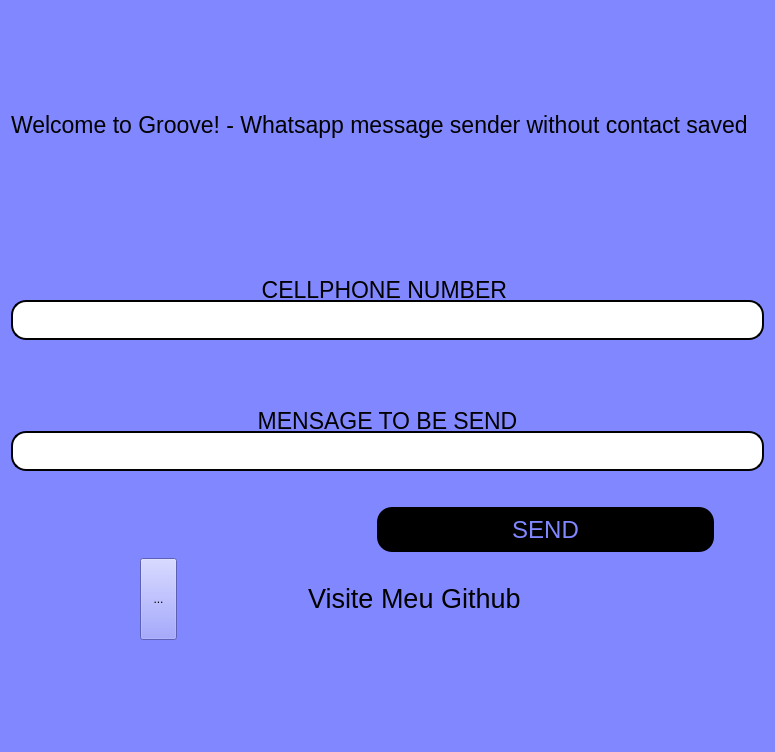
<?xml version="1.0" encoding="UTF-8"?>
<ui version="4.0">
 <class>Login</class>
 <widget class="QDialog" name="Login">
  <property name="geometry">
   <rect>
    <x>0</x>
    <y>0</y>
    <width>775</width>
    <height>752</height>
   </rect>
  </property>
  <property name="minimumSize">
   <size>
    <width>775</width>
    <height>752</height>
   </size>
  </property>
  <property name="maximumSize">
   <size>
    <width>1456</width>
    <height>752</height>
   </size>
  </property>
  <property name="windowTitle">
   <string>Dialog</string>
  </property>
  <property name="styleSheet">
   <string notr="true">background-color: rgb(129, 135, 255);</string>
  </property>
  <layout class="QVBoxLayout" name="verticalLayout_3">
   <item>
    <widget class="QLabel" name="label">
     <property name="maximumSize">
      <size>
       <width>16777215</width>
       <height>30</height>
      </size>
     </property>
     <property name="font">
      <font>
       <pointsize>17</pointsize>
      </font>
     </property>
     <property name="text">
      <string>Welcome to Groove! - Whatsapp message sender without contact saved</string>
     </property>
    </widget>
   </item>
   <item>
    <layout class="QVBoxLayout" name="verticalLayout">
     <item>
      <layout class="QVBoxLayout" name="verticalLayout_2">
       <property name="spacing">
        <number>0</number>
       </property>
       <property name="topMargin">
        <number>30</number>
       </property>
       <property name="bottomMargin">
        <number>30</number>
       </property>
       <item>
        <widget class="QLabel" name="label_7">
         <property name="maximumSize">
          <size>
           <width>16777215</width>
           <height>25</height>
          </size>
         </property>
         <property name="font">
          <font>
           <pointsize>17</pointsize>
          </font>
         </property>
         <property name="styleSheet">
          <string notr="true">padding-top:5px;</string>
         </property>
         <property name="text">
          <string>CELLPHONE NUMBER </string>
         </property>
         <property name="alignment">
          <set>Qt::AlignCenter</set>
         </property>
        </widget>
       </item>
       <item>
        <widget class="QLineEdit" name="cellphone_number">
         <property name="minimumSize">
          <size>
           <width>72</width>
           <height>0</height>
          </size>
         </property>
         <property name="maximumSize">
          <size>
           <width>1920</width>
           <height>40</height>
          </size>
         </property>
         <property name="styleSheet">
          <string notr="true">background-color: rgb(255, 255, 255);
border-radius: 15px;
border-style: outset;
border-width: 2px;</string>
         </property>
         <property name="inputMethodHints">
          <set>Qt::ImhNone</set>
         </property>
         <property name="text">
          <string/>
         </property>
        </widget>
       </item>
      </layout>
     </item>
     <item>
      <layout class="QVBoxLayout" name="verticalLayout_4">
       <property name="spacing">
        <number>0</number>
       </property>
       <property name="topMargin">
        <number>30</number>
       </property>
       <property name="bottomMargin">
        <number>30</number>
       </property>
       <item>
        <widget class="QLabel" name="label_6">
         <property name="maximumSize">
          <size>
           <width>16777215</width>
           <height>25</height>
          </size>
         </property>
         <property name="font">
          <font>
           <pointsize>17</pointsize>
          </font>
         </property>
         <property name="styleSheet">
          <string notr="true">padding-top:5px;
</string>
         </property>
         <property name="text">
          <string>MENSAGE TO BE SEND</string>
         </property>
         <property name="alignment">
          <set>Qt::AlignCenter</set>
         </property>
        </widget>
       </item>
       <item>
        <widget class="QLineEdit" name="mensage">
         <property name="sizePolicy">
          <sizepolicy hsizetype="Expanding" vsizetype="Fixed">
           <horstretch>0</horstretch>
           <verstretch>0</verstretch>
          </sizepolicy>
         </property>
         <property name="minimumSize">
          <size>
           <width>92</width>
           <height>0</height>
          </size>
         </property>
         <property name="maximumSize">
          <size>
           <width>1920</width>
           <height>40</height>
          </size>
         </property>
         <property name="styleSheet">
          <string notr="true">background-color: rgb(255, 255, 255);
border-radius: 15px;
border-style: outset;
border-width: 2px;
padding-top:5px;</string>
         </property>
         <property name="inputMethodHints">
          <set>Qt::ImhNone</set>
         </property>
        </widget>
       </item>
      </layout>
     </item>
     <item>
      <layout class="QHBoxLayout" name="horizontalLayout_4">
       <property name="rightMargin">
        <number>50</number>
       </property>
       <item alignment="Qt::AlignLeft|Qt::AlignTop">
        <widget class="QLabel" name="label_3">
         <property name="minimumSize">
          <size>
           <width>753</width>
           <height>40</height>
          </size>
         </property>
         <property name="maximumSize">
          <size>
           <width>548</width>
           <height>41</height>
          </size>
         </property>
         <property name="font">
          <font>
           <pointsize>13</pointsize>
          </font>
         </property>
         <property name="styleSheet">
          <string notr="true">color: rgb(255, 0, 0);</string>
         </property>
         <property name="text">
          <string/>
         </property>
        </widget>
       </item>
       <item>
        <widget class="QPushButton" name="pushButton">
         <property name="minimumSize">
          <size>
           <width>337</width>
           <height>41</height>
          </size>
         </property>
         <property name="maximumSize">
          <size>
           <width>439</width>
           <height>45</height>
          </size>
         </property>
         <property name="font">
          <font>
           <pointsize>18</pointsize>
          </font>
         </property>
         <property name="styleSheet">
          <string notr="true">background-color: rgb(0, 0, 0);
color: rgb(129, 135, 255);
border-radius: 15px;
border-style: outset;



</string>
         </property>
         <property name="text">
          <string>SEND</string>
         </property>
         <property name="autoDefault">
          <bool>true</bool>
         </property>
        </widget>
       </item>
      </layout>
     </item>
     <item>
      <layout class="QHBoxLayout" name="horizontalLayout_3">
       <property name="spacing">
        <number>2</number>
       </property>
       <property name="rightMargin">
        <number>69</number>
       </property>
       <item>
        <widget class="QToolButton" name="toolButton">
         <property name="minimumSize">
          <size>
           <width>37</width>
           <height>82</height>
          </size>
         </property>
         <property name="text">
          <string>...</string>
         </property>
         <property name="icon">
          <iconset>
           <normaloff>../imagens/github.png</normaloff>../imagens/github.png</iconset>
         </property>
         <property name="iconSize">
          <size>
           <width>80</width>
           <height>69</height>
          </size>
         </property>
        </widget>
       </item>
       <item>
        <widget class="QLabel" name="label_5">
         <property name="minimumSize">
          <size>
           <width>86</width>
           <height>0</height>
          </size>
         </property>
         <property name="maximumSize">
          <size>
           <width>258</width>
           <height>37</height>
          </size>
         </property>
         <property name="font">
          <font>
           <pointsize>20</pointsize>
          </font>
         </property>
         <property name="text">
          <string>Visite Meu Github</string>
         </property>
        </widget>
       </item>
      </layout>
     </item>
    </layout>
   </item>
  </layout>
 </widget>
 <resources/>
 <connections/>
</ui>
